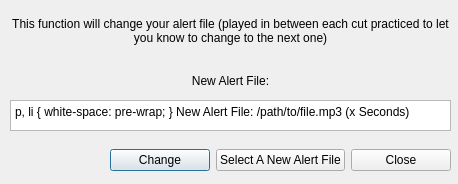
<?xml version="1.0" encoding="UTF-8"?>
<ui version="4.0">
 <class>Dialog</class>
 <widget class="QDialog" name="Dialog">
  <property name="geometry">
   <rect>
    <x>0</x>
    <y>0</y>
    <width>458</width>
    <height>184</height>
   </rect>
  </property>
  <property name="windowTitle">
   <string>Dialog</string>
  </property>
  <widget class="QLabel" name="changealertfileAlertFileValue">
   <property name="geometry">
    <rect>
     <x>10</x>
     <y>70</y>
     <width>441</width>
     <height>21</height>
    </rect>
   </property>
   <property name="text">
    <string>New Alert File:</string>
   </property>
   <property name="alignment">
    <set>Qt::AlignCenter</set>
   </property>
  </widget>
  <widget class="QLabel" name="changealertfileTopLabel">
   <property name="geometry">
    <rect>
     <x>10</x>
     <y>10</y>
     <width>441</width>
     <height>41</height>
    </rect>
   </property>
   <property name="text">
    <string>This function will change your alert file (played in between each cut practiced to let you know to change to the next one)</string>
   </property>
   <property name="alignment">
    <set>Qt::AlignCenter</set>
   </property>
   <property name="wordWrap">
    <bool>true</bool>
   </property>
  </widget>
  <widget class="QWidget" name="horizontalLayoutWidget">
   <property name="geometry">
    <rect>
     <x>110</x>
     <y>140</y>
     <width>341</width>
     <height>41</height>
    </rect>
   </property>
   <layout class="QHBoxLayout" name="changealertfileButtonLayout">
    <item>
     <widget class="QPushButton" name="pushButton">
      <property name="text">
       <string>Change</string>
      </property>
     </widget>
    </item>
    <item>
     <widget class="QPushButton" name="changealertfileSelectButton">
      <property name="text">
       <string>Select A New Alert File</string>
      </property>
     </widget>
    </item>
    <item>
     <widget class="QPushButton" name="changealertfileCloseButton">
      <property name="text">
       <string>Close</string>
      </property>
     </widget>
    </item>
   </layout>
  </widget>
  <widget class="QTextBrowser" name="textBrowser">
   <property name="geometry">
    <rect>
     <x>10</x>
     <y>100</y>
     <width>441</width>
     <height>31</height>
    </rect>
   </property>
   <property name="html">
    <string>&lt;!DOCTYPE HTML PUBLIC &quot;-//W3C//DTD HTML 4.0//EN&quot; &quot;http://www.w3.org/TR/REC-html40/strict.dtd&quot;&gt;
&lt;html&gt;&lt;head&gt;&lt;meta name=&quot;qrichtext&quot; content=&quot;1&quot; /&gt;&lt;style type=&quot;text/css&quot;&gt;
p, li { white-space: pre-wrap; }
&lt;/style&gt;&lt;/head&gt;&lt;body style=&quot; font-family:'Arial'; font-size:9pt; font-weight:400; font-style:normal;&quot;&gt;
&lt;p style=&quot; margin-top:0px; margin-bottom:0px; margin-left:0px; margin-right:0px; -qt-block-indent:0; text-indent:0px;&quot;&gt;New Alert File: /path/to/file.mp3 (x Seconds)&lt;/p&gt;&lt;/body&gt;&lt;/html&gt;</string>
   </property>
  </widget>
 </widget>
 <resources/>
 <connections/>
</ui>
